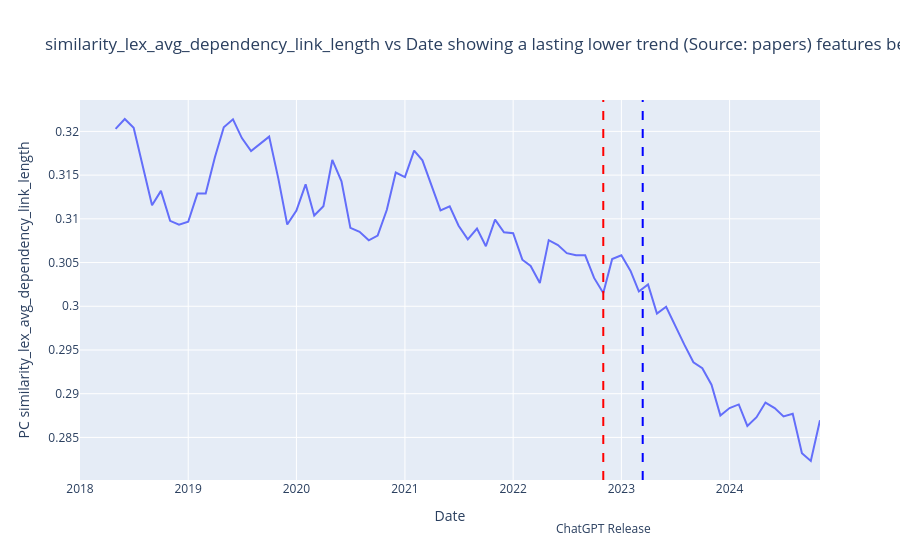
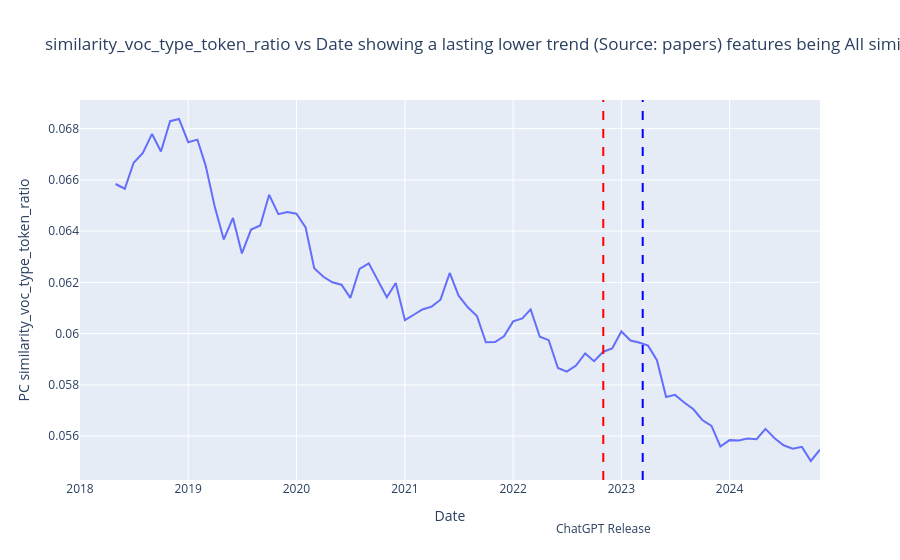
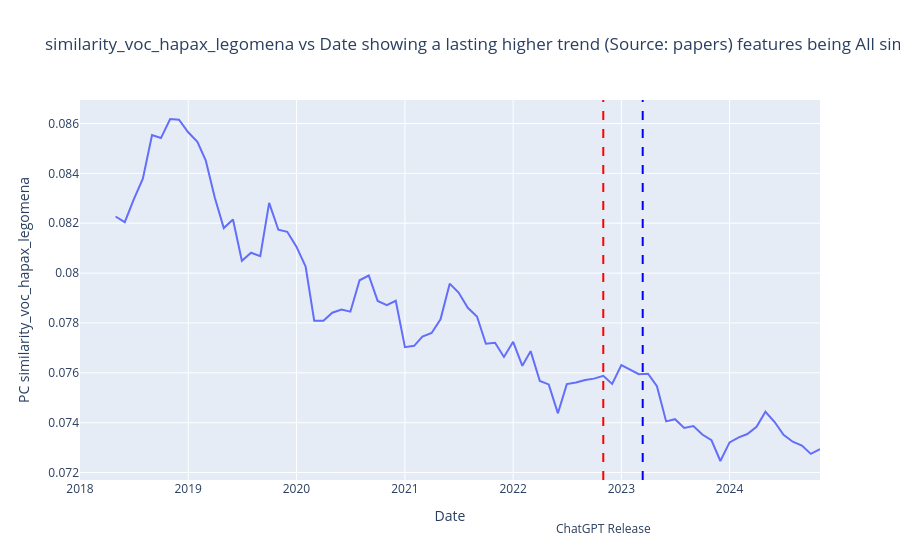
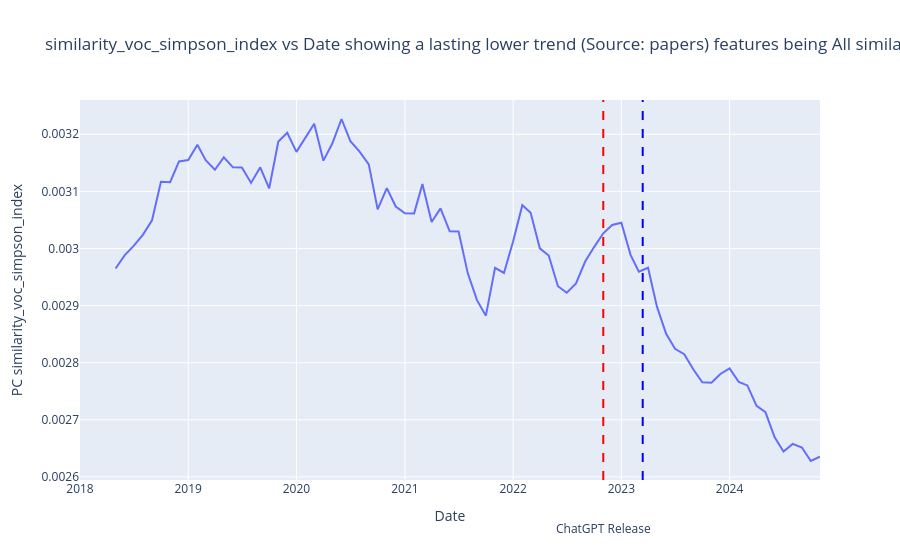

The notebook cell saved with these charts, in order:
### Markdown cell above
# Analysis per feature

### Code cell
for data_source_index in range(3):

    similarity_or_mean_pca_or_not = 1

    data_source = data_sources[data_source_index]
    data_source_prefix = data_sources_prefixes[data_source_index]

    column_prefix = column_prefixes[similarity_or_mean_pca_or_not]
    file_postfix = file_postfixes[similarity_or_mean_pca_or_not]

    df = pd.read_csv(os.path.join(data_source, data_source_prefix + file_postfix))
    results_df = pd.read_csv(
        os.path.join(
            data_source,
            "significant_results_" + column_prefix + data_source_prefix + file_postfix,
        )
    )

    important_columns = results_df[results_df["term"].isin(["POST"])][
        ["PC", "term", "statistic"]
    ]

    for index, row in important_columns.iterrows():
        column = row["PC"]

        if not is_in_importants(column):
            continue
        term = row["term"]
        statistic = row["statistic"]
        trend = "higher" if statistic > 0 else "lower"
        type_of_trend = "shock" if term == "ONSET" else "lasting"
        df["date"] = pd.to_datetime(
            df["year"].astype(str) + "-" + df["month"].astype(str)
        )

        # make the df column with respect to date a bit more smooth using window average
        if similarity_or_mean_pca_or_not in [0, 1]:
            df[column] = np.sqrt(df[column])
        df[column] = df[column].rolling(window=5).mean()

        px.line(
            df,
            x="date",
            y=column,
            title=f"{column} vs Date showing a {type_of_trend} {trend} trend (Source: {data_source}) features being {similarity_or_mean_pca_or_not_str_dict[similarity_or_mean_pca_or_not]}",
            labels={"date": "Date", column: f"PC {column}"},
        ).add_vline(
            x="2022-11-01",
            line_dash="dash",
            line_color="red",
        ).add_vline(
            x="2023-03-14",
            line_dash="dash",
            line_color="blue",
        ).add_annotation(
            x="2022-11-01",
            y=-0.1,
            text="ChatGPT Release",
            showarrow=False,
            xanchor="center",
            yanchor="top",
            yref="paper",
        ).add_annotation(
            x="2023-03-14",
            y=-0.2,
            text="GPT-4 Release",
            showarrow=False,
            xanchor="center",
            yanchor="top",
            yref="paper",
        ).show()

        plt.show()
        plt.close()

### Figure 1 — Plotly figure (JSON) as saved in the notebook; plotly's stock layout.template omitted (floating-point values rounded to 4 significant figures)
{"data": [{"hovertemplate": "Date=%{x}<br>PC similarity_lex_avg_dependency_link_length=%{y}<extra></extra>", "legendgroup": "", "line": {"color": "#636efa", "dash": "solid"}, "marker": {"symbol": "circle"}, "mode": "lines", "name": "", "orientation": "v", "showlegend": false, "type": "scatter", "x": ["2018-01-01T00:00:00", "2018-02-01T00:00:00", "2018-03-01T00:00:00", "2018-04-01T00:00:00", "2018-05-01T00:00:00", "2018-06-01T00:00:00", "2018-07-01T00:00:00", "2018-08-01T00:00:00", "2018-09-01T00:00:00", "2018-10-01T00:00:00", "2018-11-01T00:00:00", "2018-12-01T00:00:00", "2019-01-01T00:00:00", "2019-02-01T00:00:00", "2019-03-01T00:00:00", "2019-04-01T00:00:00", "2019-05-01T00:00:00", "2019-06-01T00:00:00", "2019-07-01T00:00:00", "2019-08-01T00:00:00", "2019-09-01T00:00:00", "2019-10-01T00:00:00", "2019-11-01T00:00:00", "2019-12-01T00:00:00", "2020-01-01T00:00:00", "2020-02-01T00:00:00", "2020-03-01T00:00:00", "2020-04-01T00:00:00", "2020-05-01T00:00:00", "2020-06-01T00:00:00", "2020-07-01T00:00:00", "2020-08-01T00:00:00", "2020-09-01T00:00:00", "2020-10-01T00:00:00", "2020-11-01T00:00:00", "2020-12-01T00:00:00", "2021-01-01T00:00:00", "2021-02-01T00:00:00", "2021-03-01T00:00:00", "2021-04-01T00:00:00", "2021-05-01T00:00:00", "2021-06-01T00:00:00", "2021-07-01T00:00:00", "2021-08-01T00:00:00", "2021-09-01T00:00:00", "2021-10-01T00:00:00", "2021-11-01T00:00:00", "2021-12-01T00:00:00", "2022-01-01T00:00:00", "2022-02-01T00:00:00", "2022-03-01T00:00:00", "2022-04-01T00:00:00", "2022-05-01T00:00:00", "2022-06-01T00:00:00", "2022-07-01T00:00:00", "2022-08-01T00:00:00", "2022-09-01T00:00:00", "2022-10-01T00:00:00", "2022-11-01T00:00:00", "2022-12-01T00:00:00", "2023-01-01T00:00:00", "2023-02-01T00:00:00", "2023-03-01T00:00:00", "2023-04-01T00:00:00", "2023-05-01T00:00:00", "2023-06-01T00:00:00", "2023-07-01T00:00:00", "2023-08-01T00:00:00", "2023-09-01T00:00:00", "2023-10-01T00:00:00", "2023-11-01T00:00:00", "2023-12-01T00:00:00", "2024-01-01T00:00:00", "2024-02-01T00:00:00", "2024-03-01T00:00:00", "2024-04-01T00:00:00", "2024-05-01T00:00:00", "2024-06-01T00:00:00", "2024-07-01T00:00:00", "2024-08-01T00:00:00", "2024-09-01T00:00:00", "2024-10-01T00:00:00", "2024-11-01T00:00:00"], "xaxis": "x", "y": [null, null, null, null, 0.3203, 0.3214, 0.3204, 0.316, 0.3115, 0.3132, 0.3098, 0.3093, 0.3097, 0.3129, 0.3129, 0.317, 0.3205, 0.3214, 0.3192, 0.3177, 0.3186, 0.3194, 0.3146, 0.3094, 0.3109, 0.3139, 0.3104, 0.3114, 0.3167, 0.3143, 0.309, 0.3085, 0.3075, 0.3081, 0.311, 0.3153, 0.3148, 0.3178, 0.3167, 0.3139, 0.311, 0.3114, 0.3092, 0.3077, 0.3089, 0.3069, 0.3099, 0.3085, 0.3084, 0.3053, 0.3046, 0.3027, 0.3076, 0.307, 0.3061, 0.3058, 0.3058, 0.3032, 0.3015, 0.3054, 0.3058, 0.304, 0.3017, 0.3025, 0.2992, 0.2999, 0.2978, 0.2956, 0.2936, 0.2929, 0.291, 0.2875, 0.2884, 0.2888, 0.2863, 0.2873, 0.289, 0.2884, 0.2874, 0.2877, 0.2832, 0.2823, 0.287], "yaxis": "y"}], "layout": {"annotations": [{"showarrow": false, "text": "ChatGPT Release", "x": "2022-11-01", "xanchor": "center", "y": -0.1, "yanchor": "top", "yref": "paper"}, {"showarrow": false, "text": "GPT-4 Release", "x": "2023-03-14", "xanchor": "center", "y": -0.2, "yanchor": "top", "yref": "paper"}], "legend": {"tracegroupgap": 0}, "shapes": [{"line": {"color": "red", "dash": "dash"}, "type": "line", "x0": "2022-11-01", "x1": "2022-11-01", "xref": "x", "y0": 0, "y1": 1, "yref": "y domain"}, {"line": {"color": "blue", "dash": "dash"}, "type": "line", "x0": "2023-03-14", "x1": "2023-03-14", "xref": "x", "y0": 0, "y1": 1, "yref": "y domain"}], "title": {"text": "similarity_lex_avg_dependency_link_length vs Date showing a lasting lower trend (Source: papers) features being All similarities"}, "xaxis": {"anchor": "y", "domain": [0, 1], "title": {"text": "Date"}}, "yaxis": {"anchor": "x", "domain": [0, 1], "title": {"text": "PC similarity_lex_avg_dependency_link_length"}}}}

### Figure 2 — Plotly figure (JSON) as saved in the notebook; plotly's stock layout.template omitted (floating-point values rounded to 4 significant figures)
{"data": [{"hovertemplate": "Date=%{x}<br>PC similarity_voc_type_token_ratio=%{y}<extra></extra>", "legendgroup": "", "line": {"color": "#636efa", "dash": "solid"}, "marker": {"symbol": "circle"}, "mode": "lines", "name": "", "orientation": "v", "showlegend": false, "type": "scatter", "x": ["2018-01-01T00:00:00", "2018-02-01T00:00:00", "2018-03-01T00:00:00", "2018-04-01T00:00:00", "2018-05-01T00:00:00", "2018-06-01T00:00:00", "2018-07-01T00:00:00", "2018-08-01T00:00:00", "2018-09-01T00:00:00", "2018-10-01T00:00:00", "2018-11-01T00:00:00", "2018-12-01T00:00:00", "2019-01-01T00:00:00", "2019-02-01T00:00:00", "2019-03-01T00:00:00", "2019-04-01T00:00:00", "2019-05-01T00:00:00", "2019-06-01T00:00:00", "2019-07-01T00:00:00", "2019-08-01T00:00:00", "2019-09-01T00:00:00", "2019-10-01T00:00:00", "2019-11-01T00:00:00", "2019-12-01T00:00:00", "2020-01-01T00:00:00", "2020-02-01T00:00:00", "2020-03-01T00:00:00", "2020-04-01T00:00:00", "2020-05-01T00:00:00", "2020-06-01T00:00:00", "2020-07-01T00:00:00", "2020-08-01T00:00:00", "2020-09-01T00:00:00", "2020-10-01T00:00:00", "2020-11-01T00:00:00", "2020-12-01T00:00:00", "2021-01-01T00:00:00", "2021-02-01T00:00:00", "2021-03-01T00:00:00", "2021-04-01T00:00:00", "2021-05-01T00:00:00", "2021-06-01T00:00:00", "2021-07-01T00:00:00", "2021-08-01T00:00:00", "2021-09-01T00:00:00", "2021-10-01T00:00:00", "2021-11-01T00:00:00", "2021-12-01T00:00:00", "2022-01-01T00:00:00", "2022-02-01T00:00:00", "2022-03-01T00:00:00", "2022-04-01T00:00:00", "2022-05-01T00:00:00", "2022-06-01T00:00:00", "2022-07-01T00:00:00", "2022-08-01T00:00:00", "2022-09-01T00:00:00", "2022-10-01T00:00:00", "2022-11-01T00:00:00", "2022-12-01T00:00:00", "2023-01-01T00:00:00", "2023-02-01T00:00:00", "2023-03-01T00:00:00", "2023-04-01T00:00:00", "2023-05-01T00:00:00", "2023-06-01T00:00:00", "2023-07-01T00:00:00", "2023-08-01T00:00:00", "2023-09-01T00:00:00", "2023-10-01T00:00:00", "2023-11-01T00:00:00", "2023-12-01T00:00:00", "2024-01-01T00:00:00", "2024-02-01T00:00:00", "2024-03-01T00:00:00", "2024-04-01T00:00:00", "2024-05-01T00:00:00", "2024-06-01T00:00:00", "2024-07-01T00:00:00", "2024-08-01T00:00:00", "2024-09-01T00:00:00", "2024-10-01T00:00:00", "2024-11-01T00:00:00"], "xaxis": "x", "y": [null, null, null, null, 0.06584, 0.06565, 0.06667, 0.06705, 0.06779, 0.0671, 0.06829, 0.06838, 0.06747, 0.06757, 0.06656, 0.06493, 0.06368, 0.06451, 0.06313, 0.06406, 0.06422, 0.06542, 0.06466, 0.06475, 0.06468, 0.06414, 0.06255, 0.06222, 0.062, 0.06191, 0.06139, 0.06253, 0.06274, 0.06207, 0.06142, 0.06197, 0.06052, 0.06075, 0.06094, 0.06105, 0.06132, 0.06237, 0.06148, 0.06103, 0.06068, 0.05966, 0.05967, 0.05989, 0.06048, 0.06059, 0.06095, 0.05988, 0.05974, 0.05866, 0.05852, 0.05875, 0.05923, 0.05892, 0.05929, 0.05942, 0.06008, 0.05973, 0.05965, 0.05953, 0.05896, 0.05753, 0.05761, 0.05731, 0.05705, 0.05663, 0.0564, 0.0556, 0.05584, 0.05583, 0.05591, 0.05588, 0.05628, 0.05592, 0.05564, 0.05551, 0.05558, 0.05503, 0.05547], "yaxis": "y"}], "layout": {"annotations": [{"showarrow": false, "text": "ChatGPT Release", "x": "2022-11-01", "xanchor": "center", "y": -0.1, "yanchor": "top", "yref": "paper"}, {"showarrow": false, "text": "GPT-4 Release", "x": "2023-03-14", "xanchor": "center", "y": -0.2, "yanchor": "top", "yref": "paper"}], "legend": {"tracegroupgap": 0}, "shapes": [{"line": {"color": "red", "dash": "dash"}, "type": "line", "x0": "2022-11-01", "x1": "2022-11-01", "xref": "x", "y0": 0, "y1": 1, "yref": "y domain"}, {"line": {"color": "blue", "dash": "dash"}, "type": "line", "x0": "2023-03-14", "x1": "2023-03-14", "xref": "x", "y0": 0, "y1": 1, "yref": "y domain"}], "title": {"text": "similarity_voc_type_token_ratio vs Date showing a lasting lower trend (Source: papers) features being All similarities"}, "xaxis": {"anchor": "y", "domain": [0, 1], "title": {"text": "Date"}}, "yaxis": {"anchor": "x", "domain": [0, 1], "title": {"text": "PC similarity_voc_type_token_ratio"}}}}

### Figure 3 — Plotly figure (JSON) as saved in the notebook; plotly's stock layout.template omitted (floating-point values rounded to 4 significant figures)
{"data": [{"hovertemplate": "Date=%{x}<br>PC similarity_voc_hapax_legomena=%{y}<extra></extra>", "legendgroup": "", "line": {"color": "#636efa", "dash": "solid"}, "marker": {"symbol": "circle"}, "mode": "lines", "name": "", "orientation": "v", "showlegend": false, "type": "scatter", "x": ["2018-01-01T00:00:00", "2018-02-01T00:00:00", "2018-03-01T00:00:00", "2018-04-01T00:00:00", "2018-05-01T00:00:00", "2018-06-01T00:00:00", "2018-07-01T00:00:00", "2018-08-01T00:00:00", "2018-09-01T00:00:00", "2018-10-01T00:00:00", "2018-11-01T00:00:00", "2018-12-01T00:00:00", "2019-01-01T00:00:00", "2019-02-01T00:00:00", "2019-03-01T00:00:00", "2019-04-01T00:00:00", "2019-05-01T00:00:00", "2019-06-01T00:00:00", "2019-07-01T00:00:00", "2019-08-01T00:00:00", "2019-09-01T00:00:00", "2019-10-01T00:00:00", "2019-11-01T00:00:00", "2019-12-01T00:00:00", "2020-01-01T00:00:00", "2020-02-01T00:00:00", "2020-03-01T00:00:00", "2020-04-01T00:00:00", "2020-05-01T00:00:00", "2020-06-01T00:00:00", "2020-07-01T00:00:00", "2020-08-01T00:00:00", "2020-09-01T00:00:00", "2020-10-01T00:00:00", "2020-11-01T00:00:00", "2020-12-01T00:00:00", "2021-01-01T00:00:00", "2021-02-01T00:00:00", "2021-03-01T00:00:00", "2021-04-01T00:00:00", "2021-05-01T00:00:00", "2021-06-01T00:00:00", "2021-07-01T00:00:00", "2021-08-01T00:00:00", "2021-09-01T00:00:00", "2021-10-01T00:00:00", "2021-11-01T00:00:00", "2021-12-01T00:00:00", "2022-01-01T00:00:00", "2022-02-01T00:00:00", "2022-03-01T00:00:00", "2022-04-01T00:00:00", "2022-05-01T00:00:00", "2022-06-01T00:00:00", "2022-07-01T00:00:00", "2022-08-01T00:00:00", "2022-09-01T00:00:00", "2022-10-01T00:00:00", "2022-11-01T00:00:00", "2022-12-01T00:00:00", "2023-01-01T00:00:00", "2023-02-01T00:00:00", "2023-03-01T00:00:00", "2023-04-01T00:00:00", "2023-05-01T00:00:00", "2023-06-01T00:00:00", "2023-07-01T00:00:00", "2023-08-01T00:00:00", "2023-09-01T00:00:00", "2023-10-01T00:00:00", "2023-11-01T00:00:00", "2023-12-01T00:00:00", "2024-01-01T00:00:00", "2024-02-01T00:00:00", "2024-03-01T00:00:00", "2024-04-01T00:00:00", "2024-05-01T00:00:00", "2024-06-01T00:00:00", "2024-07-01T00:00:00", "2024-08-01T00:00:00", "2024-09-01T00:00:00", "2024-10-01T00:00:00", "2024-11-01T00:00:00"], "xaxis": "x", "y": [null, null, null, null, 0.08227, 0.08204, 0.08294, 0.08379, 0.08554, 0.08542, 0.08618, 0.08615, 0.08565, 0.08526, 0.08452, 0.08301, 0.08181, 0.08215, 0.08049, 0.08082, 0.08068, 0.08282, 0.08174, 0.08166, 0.08106, 0.08026, 0.07809, 0.07809, 0.07841, 0.07854, 0.07845, 0.07971, 0.0799, 0.07888, 0.07871, 0.07889, 0.07703, 0.07708, 0.07745, 0.0776, 0.07815, 0.07958, 0.07922, 0.07861, 0.07826, 0.07717, 0.07721, 0.07664, 0.07724, 0.07628, 0.07687, 0.07567, 0.07553, 0.07438, 0.07555, 0.07561, 0.07571, 0.07577, 0.07588, 0.07555, 0.07631, 0.07612, 0.07594, 0.07596, 0.07546, 0.07405, 0.07414, 0.07379, 0.07387, 0.07353, 0.0733, 0.07246, 0.07321, 0.07341, 0.07354, 0.07384, 0.07444, 0.07403, 0.07351, 0.07324, 0.07308, 0.07275, 0.07294], "yaxis": "y"}], "layout": {"annotations": [{"showarrow": false, "text": "ChatGPT Release", "x": "2022-11-01", "xanchor": "center", "y": -0.1, "yanchor": "top", "yref": "paper"}, {"showarrow": false, "text": "GPT-4 Release", "x": "2023-03-14", "xanchor": "center", "y": -0.2, "yanchor": "top", "yref": "paper"}], "legend": {"tracegroupgap": 0}, "shapes": [{"line": {"color": "red", "dash": "dash"}, "type": "line", "x0": "2022-11-01", "x1": "2022-11-01", "xref": "x", "y0": 0, "y1": 1, "yref": "y domain"}, {"line": {"color": "blue", "dash": "dash"}, "type": "line", "x0": "2023-03-14", "x1": "2023-03-14", "xref": "x", "y0": 0, "y1": 1, "yref": "y domain"}], "title": {"text": "similarity_voc_hapax_legomena vs Date showing a lasting higher trend (Source: papers) features being All similarities"}, "xaxis": {"anchor": "y", "domain": [0, 1], "title": {"text": "Date"}}, "yaxis": {"anchor": "x", "domain": [0, 1], "title": {"text": "PC similarity_voc_hapax_legomena"}}}}

### Figure 4 — Plotly figure (JSON) as saved in the notebook; plotly's stock layout.template omitted (floating-point values rounded to 4 significant figures)
{"data": [{"hovertemplate": "Date=%{x}<br>PC similarity_voc_simpson_index=%{y}<extra></extra>", "legendgroup": "", "line": {"color": "#636efa", "dash": "solid"}, "marker": {"symbol": "circle"}, "mode": "lines", "name": "", "orientation": "v", "showlegend": false, "type": "scatter", "x": ["2018-01-01T00:00:00", "2018-02-01T00:00:00", "2018-03-01T00:00:00", "2018-04-01T00:00:00", "2018-05-01T00:00:00", "2018-06-01T00:00:00", "2018-07-01T00:00:00", "2018-08-01T00:00:00", "2018-09-01T00:00:00", "2018-10-01T00:00:00", "2018-11-01T00:00:00", "2018-12-01T00:00:00", "2019-01-01T00:00:00", "2019-02-01T00:00:00", "2019-03-01T00:00:00", "2019-04-01T00:00:00", "2019-05-01T00:00:00", "2019-06-01T00:00:00", "2019-07-01T00:00:00", "2019-08-01T00:00:00", "2019-09-01T00:00:00", "2019-10-01T00:00:00", "2019-11-01T00:00:00", "2019-12-01T00:00:00", "2020-01-01T00:00:00", "2020-02-01T00:00:00", "2020-03-01T00:00:00", "2020-04-01T00:00:00", "2020-05-01T00:00:00", "2020-06-01T00:00:00", "2020-07-01T00:00:00", "2020-08-01T00:00:00", "2020-09-01T00:00:00", "2020-10-01T00:00:00", "2020-11-01T00:00:00", "2020-12-01T00:00:00", "2021-01-01T00:00:00", "2021-02-01T00:00:00", "2021-03-01T00:00:00", "2021-04-01T00:00:00", "2021-05-01T00:00:00", "2021-06-01T00:00:00", "2021-07-01T00:00:00", "2021-08-01T00:00:00", "2021-09-01T00:00:00", "2021-10-01T00:00:00", "2021-11-01T00:00:00", "2021-12-01T00:00:00", "2022-01-01T00:00:00", "2022-02-01T00:00:00", "2022-03-01T00:00:00", "2022-04-01T00:00:00", "2022-05-01T00:00:00", "2022-06-01T00:00:00", "2022-07-01T00:00:00", "2022-08-01T00:00:00", "2022-09-01T00:00:00", "2022-10-01T00:00:00", "2022-11-01T00:00:00", "2022-12-01T00:00:00", "2023-01-01T00:00:00", "2023-02-01T00:00:00", "2023-03-01T00:00:00", "2023-04-01T00:00:00", "2023-05-01T00:00:00", "2023-06-01T00:00:00", "2023-07-01T00:00:00", "2023-08-01T00:00:00", "2023-09-01T00:00:00", "2023-10-01T00:00:00", "2023-11-01T00:00:00", "2023-12-01T00:00:00", "2024-01-01T00:00:00", "2024-02-01T00:00:00", "2024-03-01T00:00:00", "2024-04-01T00:00:00", "2024-05-01T00:00:00", "2024-06-01T00:00:00", "2024-07-01T00:00:00", "2024-08-01T00:00:00", "2024-09-01T00:00:00", "2024-10-01T00:00:00", "2024-11-01T00:00:00"], "xaxis": "x", "y": [null, null, null, null, 0.002965, 0.002988, 0.003004, 0.003024, 0.003049, 0.003117, 0.003116, 0.003152, 0.003155, 0.003181, 0.003155, 0.003138, 0.00316, 0.003142, 0.003142, 0.003115, 0.003142, 0.003105, 0.003187, 0.003203, 0.003169, 0.003196, 0.003218, 0.003154, 0.003184, 0.003227, 0.003188, 0.00317, 0.003147, 0.003069, 0.003106, 0.003074, 0.003062, 0.003061, 0.003113, 0.003046, 0.00307, 0.00303, 0.00303, 0.002956, 0.002909, 0.002882, 0.002966, 0.002957, 0.003013, 0.003076, 0.003062, 0.003, 0.002988, 0.002934, 0.002922, 0.002939, 0.002977, 0.003002, 0.003027, 0.003041, 0.003045, 0.002989, 0.002959, 0.002966, 0.002898, 0.002851, 0.002824, 0.002815, 0.002788, 0.002766, 0.002765, 0.00278, 0.00279, 0.002766, 0.00276, 0.002724, 0.002713, 0.002669, 0.002644, 0.002658, 0.002652, 0.002628, 0.002636], "yaxis": "y"}], "layout": {"annotations": [{"showarrow": false, "text": "ChatGPT Release", "x": "2022-11-01", "xanchor": "center", "y": -0.1, "yanchor": "top", "yref": "paper"}, {"showarrow": false, "text": "GPT-4 Release", "x": "2023-03-14", "xanchor": "center", "y": -0.2, "yanchor": "top", "yref": "paper"}], "legend": {"tracegroupgap": 0}, "shapes": [{"line": {"color": "red", "dash": "dash"}, "type": "line", "x0": "2022-11-01", "x1": "2022-11-01", "xref": "x", "y0": 0, "y1": 1, "yref": "y domain"}, {"line": {"color": "blue", "dash": "dash"}, "type": "line", "x0": "2023-03-14", "x1": "2023-03-14", "xref": "x", "y0": 0, "y1": 1, "yref": "y domain"}], "title": {"text": "similarity_voc_simpson_index vs Date showing a lasting lower trend (Source: papers) features being All similarities"}, "xaxis": {"anchor": "y", "domain": [0, 1], "title": {"text": "Date"}}, "yaxis": {"anchor": "x", "domain": [0, 1], "title": {"text": "PC similarity_voc_simpson_index"}}}}
